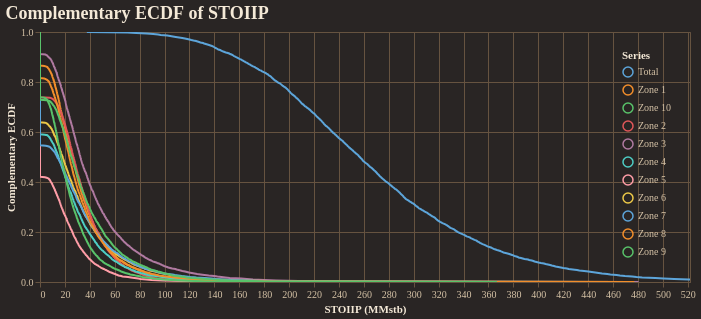

Notebook source saved alongside this figure:
### Code cell
fig = reporter.plotter.prospect_volumetric_ecdf_plot(
    figsize=(650, 250),
    backend=PLOTTING_BACKEND
)
fig.show()

### Figure 1 — Vega-Lite specification as saved in the notebook (floating-point values rounded to 4 significant figures; data arrays with more than 128 entries replaced by an {"elided": "..."} marker saying what was removed)
{"config": {"background": "#292524", "view": {"fill": "#292524", "stroke": "#665340"}, "title": {"color": "#f4e9d7", "font": "Merriweather", "fontSize": 18, "fontWeight": 600, "subtitleColor": "#d5c2a6", "anchor": "start"}, "axis": {"domainColor": "#665340", "gridColor": "#665340", "tickColor": "#665340", "labelColor": "#d5c2a6", "titleColor": "#f4e9d7", "labelFont": "Merriweather", "titleFont": "Merriweather"}, "legend": {"titleColor": "#f4e9d7", "labelColor": "#d5c2a6", "labelFont": "Merriweather", "titleFont": "Merriweather", "orient": "top-right", "symbolType": "circle"}, "header": {"labelColor": "#d5c2a6", "titleColor": "#f4e9d7", "labelFont": "Merriweather", "titleFont": "Merriweather"}, "mark": {"color": "#c78d3b"}, "line": {"color": "#c78d3b"}, "bar": {"color": "#c78d3b"}, "point": {"color": "#ddb06d"}, "area": {"color": "#c78d3b", "opacity": 0.35}, "text": {"color": "#f4e9d7", "font": "Merriweather"}, "range": {"category": ["#5DA5DA", "#F28E2B", "#59C36A", "#E15759", "#B07AA1", "#4ECDC4", "#FF9DA7", "#EDC948"]}}, "layer": [{"mark": {"type": "line", "clip": true, "strokeWidth": 2}, "encoding": {"color": {"field": "series", "title": "Series", "type": "nominal"}, "tooltip": [{"field": "series", "title": "Series", "type": "nominal"}, {"field": "stoiip_mmstb", "format": ",.2f", "title": "STOIIP (MMstb)", "type": "quantitative"}, {"field": "exceedance_probability", "format": ".3f", "title": "Exceedance", "type": "quantitative"}], "x": {"field": "stoiip_mmstb", "title": "STOIIP (MMstb)", "type": "quantitative"}, "y": {"field": "exceedance_probability", "scale": {"domain": [0, 1]}, "title": "Complementary ECDF", "type": "quantitative"}}}], "data": {"name": "data-000a9d999e792e4f5b602fe27bec1a4f"}, "encoding": {"x": {"field": "stoiip_mmstb", "scale": {"domain": [0, 521.8]}, "type": "quantitative"}}, "height": 250, "title": "Complementary ECDF of STOIIP", "width": 650, "$schema": "https://vega.github.io/schema/vega-lite/v5.20.1.json", "datasets": {"data-000a9d999e792e4f5b602fe27bec1a4f": {"elided": "5500 records"}}}
